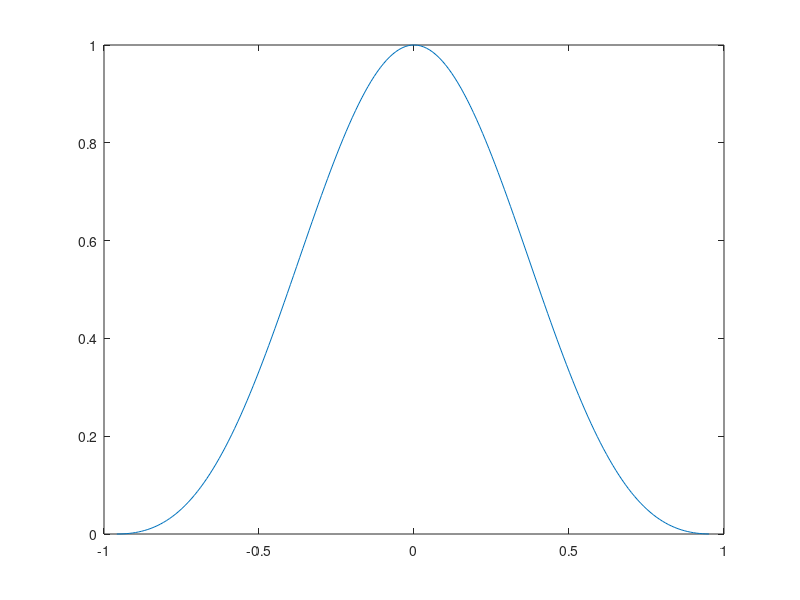

Source code (MATLAB): (Note: this script raises an error after producing the figure.)
clear all
%%
NA=0.35;

Testing_Line_per_mm=500;

Line_period_micron=1/Testing_Line_per_mm*1000;
Number_of_period=15.625;

Window_Size_Multiplier=1;

f_Number=1/(2*NA);

Lambda=0.55;    %micron

Rayleigh_Resolution=0.61*Lambda/NA;

Sampling_Resolution=0.01;  %micron

X=0:Sampling_Resolution:(Number_of_period*Line_period_micron);

r=(-1*Window_Size_Multiplier*Rayleigh_Resolution):Sampling_Resolution:(Window_Size_Multiplier*Rayleigh_Resolution);
Airy_Profile=real(2*besselj(1,2*pi*(r/(Lambda/NA)))./ (2*pi*(r/(Lambda/NA)))).^2;
%Airy_Profile=gaussmf(r,[0.42*Lambda*f_Number 0]);   %Gauss approx
Airy_Profile(isnan(Airy_Profile))=1;
plot(r,Airy_Profile);
%%

Airy_Profile_Smooth=smooth(Airy_Profile,length(Airy_Profile)/2);

plot(Airy_Profile_Smooth);

%%
Airy_Profile_Shift=circshift(Airy_Profile,round(length(Airy_Profile)/2),2);

plot(r,Airy_Profile,r,Airy_Profile_Shift);

Manual_Sum_Profile=Airy_Profile+Airy_Profile_Shift;

plot(r,Manual_Sum_Profile);

Manual_Contrast=(max(Manual_Sum_Profile)-min(Manual_Sum_Profile))/(max(Manual_Sum_Profile)+min(Manual_Sum_Profile));

Airy_Profile_norm=Airy_Profile/sum(Airy_Profile);

Line_Pattern=(square(X*(2*pi)/Line_period_micron)+1)/2;

plot(X,Line_Pattern);

Convolution_Result=conv(Line_Pattern,Airy_Profile_norm,'valid');

X_valid=(0:1:(length(Convolution_Result)-1))*Sampling_Resolution;

plot(X_valid,Convolution_Result);

Contrast=(max(Convolution_Result)-min(Convolution_Result))/(max(Convolution_Result)+min(Convolution_Result));

